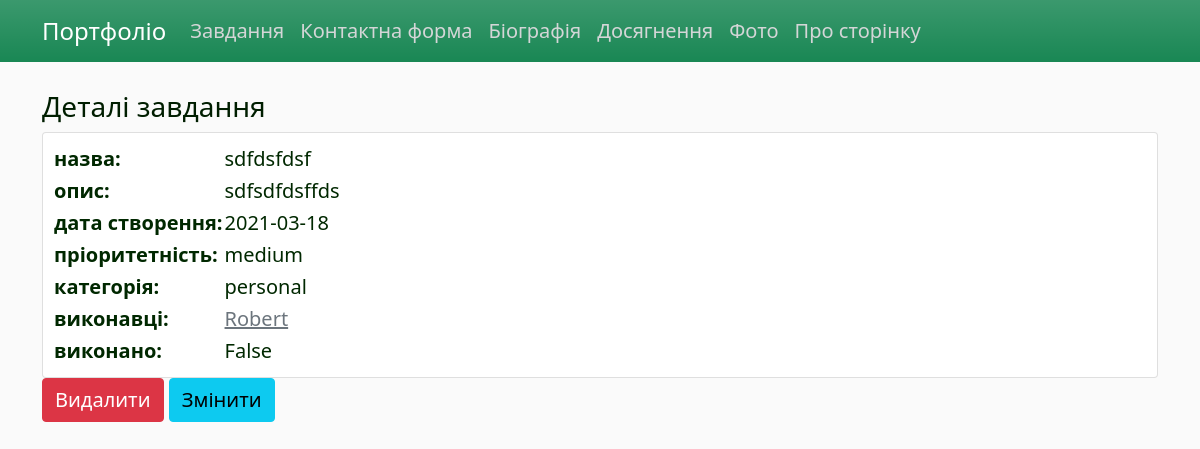
Before: /task/5 with the older database file.
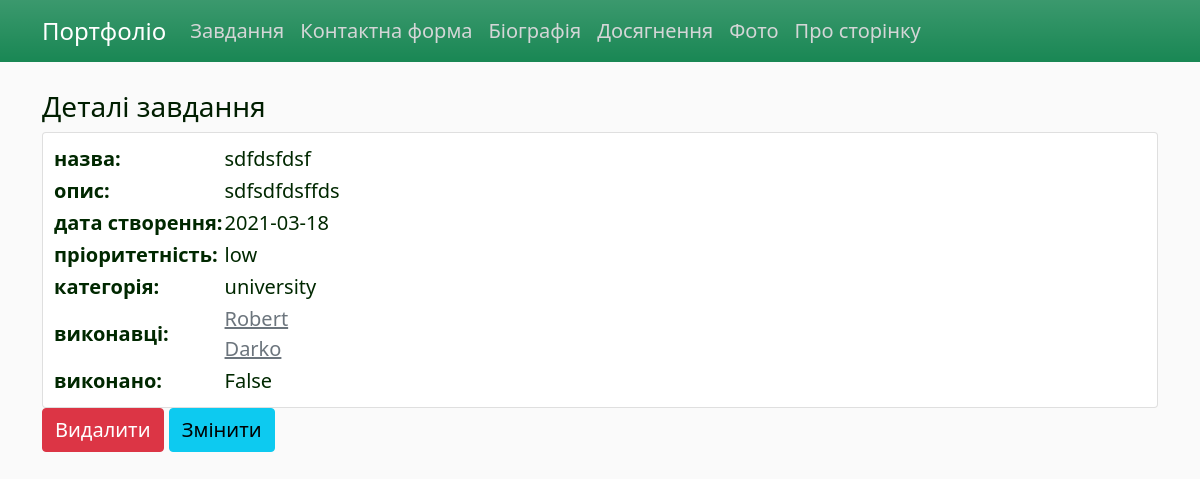
After: the same page with the newer database file.
### app/models.py (models this page shows, shortened)
class Task(db.Model):
    id = db.Column(db.Integer, primary_key=True)
    title = db.Column(db.String(80), nullable=False)
    description = db.Column(db.Text, nullable=False)
    created = db.Column(db.DateTime, default=datetime.utcnow)
    priority = db.Column(db.Enum(EnumPriority), default='low')
    is_done = db.Column(db.Boolean, default=False)
    category_id = db.Column(db.Integer(), db.ForeignKey('category.id'))

class Category(db.Model):
    id = db.Column(db.Integer, primary_key=True)
    name = db.Column(db.String(255), nullable=False, unique=True)
    tasks = db.relationship('Task', backref='categor', lazy='dynamic')

class Employee(db.Model):  # many to many з Tasks
    id = db.Column(db.Integer, primary_key=True)
    name = db.Column(db.String(25), nullable=False, unique=True)
    count_of_compltd_task = db.Column(db.Integer, nullable=False, default=0)
    tasks_todo = db.relationship('Task', secondary=many_to_many, backref=db.backref('for_empl'))

### app/views.py (the view)
@app.route("/task/<int:id>")
def task_detail(id):
    task = Task.query.get(id)
    return render_template('task_detail.html', title='Завдання', task=task)

### app/templates/task_detail.html
{% extends "layout.html" %}
{% block content %}
<h3> Деталі завдання </h3>
  <table class="card">
    <tr>
        <td><b>назва:</b></td>
      <td>{{ task.title }}</td>
    </tr>
    <tr>
      <td><b>опис:</b></td>
      <td>{{ task.description }}</td>
    </tr>
    <tr>
      <td><b>дата створення:</b></td>
      <td>{{ task.created.strftime('%Y-%m-%d') | safe}}</td>
    </tr>
    <tr>
      <td><b>пріоритетність:</b></td>
      <td>{{ task.priority.name }}</td>
    </tr>
    <tr>
      <td><b>категорія:</b></td>
      <td>{{ task.categor.name }}</td>
    </tr>
    <tr>
      <td><b>виконавці:</b></td>
      <td>
        {% for t in task.for_empl %}
          <a href="{{url_for('employee_profile', id=t.id)}}" class="link-secondary"> {{ t.name }}</a><br>
        {% endfor %}
      </td>
    </tr>
    <tr>
      <td><b>виконано:</b></td>
      <td>{{ task.is_done }}</td>
    </tr>
  </table>
    <a href="{{url_for('task_delete', id=task.id)}}" class="btn btn-danger fs-5"> Видалити </a>
    <a href="{{url_for('task_update', id=task.id)}}" class="btn btn-info fs-5"> Змінити </a>
{% endblock content %}

Changed rows visible on the page:
no longer on this page (row unchanged): Category: categor.name "personal"
changed Task "sdfdsfdsf": priority.name "medium" → "low"
now on this page (row unchanged): Category: categor.name "university"
now on this page (row edited): Employee: name "Darko"
